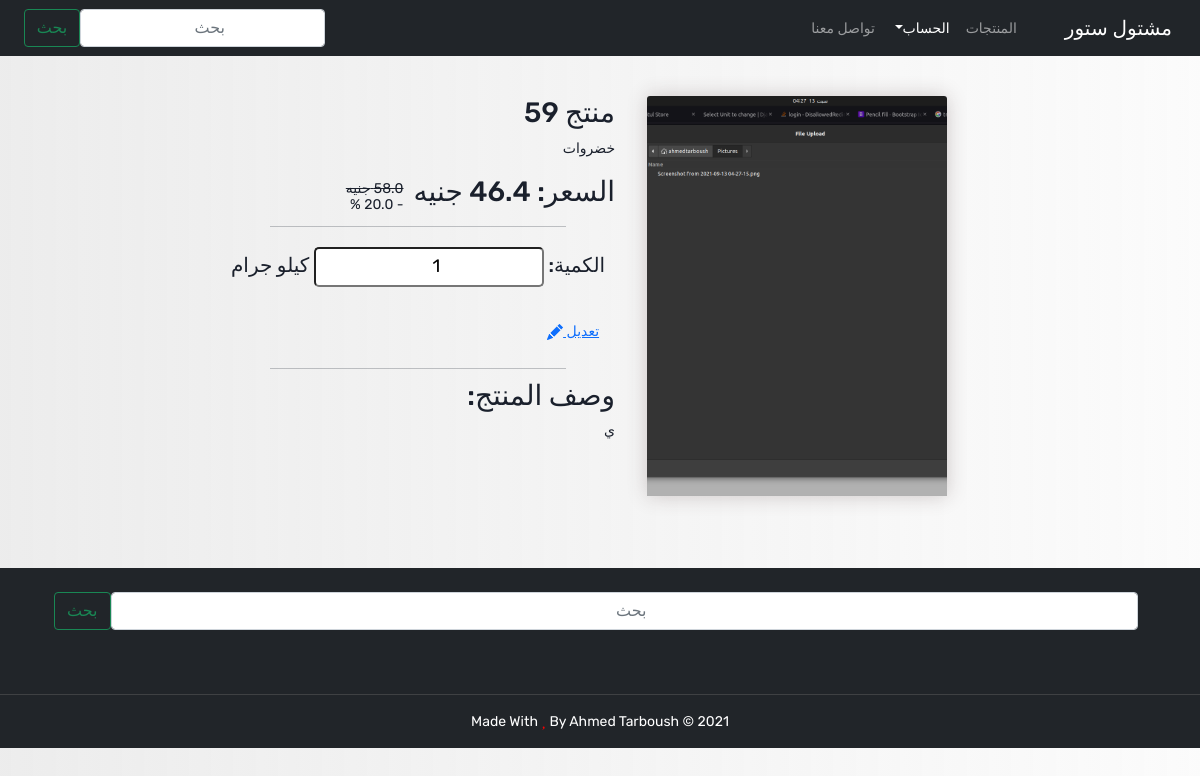
Screenshot of /products/product69 (signed in) with the database file from the repository.
### products/models.py (models this page shows, shortened)
class Product(models.Model):
    order_key = models.IntegerField(unique=True)
    name = models.CharField(max_length=100)
    description = models.TextField()
    price = models.FloatField(default=0)
    finalPrice = models.FloatField(default=0)
    sale = models.FloatField(default=0)
    quantity = models.FloatField(default=0)
    sold = models.FloatField(default=0)
    unit = models.ForeignKey("Unit", on_delete=models.CASCADE, related_name='unit',default=0)
    category = models.ForeignKey(Category, on_delete=models.CASCADE, related_name='category',default=0)
    rate = models.FloatField(default=0)
    raters = models.ManyToManyField(User, blank=True)
    publisher = models.ForeignKey(Profile, on_delete=models.CASCADE, related_name='publisher')
    publishedAt = models.DateField(default=timezone.now )
    image = models.ImageField(upload_to=uploadTo, default="/Products/default.jpg")
    isPremium = models.BooleanField(default=False)
    class Meta:
        verbose_name = ("Product")
        verbose_name_plural = ("Products")

class Category(models.Model):
    name = models.CharField(max_length=50)
    class Meta:
        verbose_name = ("Category")
        verbose_name_plural = ("Categories")
    def __str__(self):
        return self.name

class Unit(models.Model):
    name = models.CharField(max_length=50)
    class Meta:
        verbose_name = 'Unit'
        verbose_name_plural = 'Units'
    def __str__(self):
        return self.name

### products/views.py (the view)
# urls.py: path("products/product<int:productId>" , productDetails ,name="productDetails" ),
def productDetails(request,productId):
    if request.user.is_authenticated:
        currentUser = Profile.objects.get(user = request.user)
    else:
        if request.method == "POST":
            return redirect("UserProfile:signin")
        else:
            currentUser = None
    makeEvent(request)
    product = Product.objects.get(id=productId)
    comments = Comment.objects.filter(product=product)
    if product.sale:
        price = product.price * ( 100.0 - product.sale )
    else:
        price = 0
    available = product.quantity - product.sold
    if product.raters.count() != 0:
        rate = product.rate / product.raters.count()
    else:
        rate = 0
    context = {
        "product": product,
        "price": price,
        "available": available,
        "rate": rate,
        "currentUser": currentUser,
        "productDetail": True,
        "comments":comments
    }
    return render(request,"productDetails.html" , context)

### products/views.py (called while the page is built, shortened)
def makeEvent(request):
    if request.user.is_authenticated:
        user = User.objects.get(username=request.user)
        userProfile = Profile.objects.get(user=user)
    else:
        return redirect("UserProfile:signin")

### products/templates/productDetails.html (shortened to what this page needs)
{% extends "base.html" %} {% load static %} {% block content %}
<div class="container">
    <div style="background: url({{ product.image.url}});" class="productImage card-img-top"></div>
    <div class="content">
        <div class="col-md-4 showcase" style="width:100%">
            <div class="showcase-rt-top">
                <div class="pull-left shoe-name">
                    <h3>{{ product.name }}</h3>
                    <p>{{ product.category }}</p>
                    <div style="display: flex;">
                        <h3>السعر:
                            <span>{{ product.finalPrice }} جنيه</span>
                        </h3>
                        <div style="font-size: 11px;margin-right: 10px;margin-top: 3px;display:flex;flex-direction: column;">
                         {% if product.sale %}
                            <div style="font-size: 14px;">
                                <div><del>{{product.price}} جنيه</del></div>
                                <div style="display: flex;margin-top: -5px;">
                                <div>-&nbsp;</div>
                                <div>{{product.sale}} %</div>
                                </div>
                            </div>
                        {% endif %}
                        </div>
                    </div>
                </div>
            </div>
            {% if request.user.is_authenticated %}
            <hr class="featurette-divider">
            <form class="productDetails" id="frm{{product.id}}" method="POST" >
              <div class="shocase-rt-bot">
                  <div class="float-qty-chart" style="padding:10px;">
                      <h5><label for="quantity" class="control-label">الكمية: </label>
                          <input type="number" name="quantity" id="quantity" min="0" max="{{ available }}" step="1" value="1" style="
                          "> {{product.unit}}
                      </h5>
                  </div>
                  <div class="card-body ">
                {% if user != product.publisher.user %}
                    <button type="submit" onclick="clickedElement = 'buy';" id="buy" name="buy" href="# " class="frmBtn card-link ">شراء الأن</button>
                     |
                    <button type="submit" onclick="clickedElement = 'addToCart';" id="addToCart" name="addToCart" href="#" class="frmBtn card-link">
                        {% if product in currentUser.cart.all  %}
                        <svg xmlns="http://www.w3.org/2000/svg" width="20" height="20" fill="currentColor" class="bi bi-cart-x-fill" viewBox="0 0 16 16">
                            <path d="M.5 1a.5.5 0 0 0 0 1h1.11l.401 1.607 1.498 7.985A.5.5 0 0 0 4 12h1a2 2 0 1 0 0 4 2 2 0 0 0 0-4h7a2 2 0 1 0 0 4 2 2 0 0 0 0-4h1a.5.5 0 0 0 .491-.408l1.5-8A.5.5 0 0 0 14.5 3H2.89l-.405-1.621A.5.5 0 0 0 2 1H.5zM6 14a1 1 0 1 1-2 0 1 1 0 0 1 2 0zm7 0a1 1 0 1 1-2 0 1 1 0 0 1 2 0zM7.354 5.646 8.5 6.793l1.146-1.147a.5.5 0 0 1 .708.708L9.207 7.5l1.147 1.146a.5.5 0 0 1-.708.708L8.5 8.207 7.354 9.354a.5.5 0 1 1-.708-.708L7.793 7.5 6.646 6.354a.5.5 0 1 1 .708-.708z"/>
                        </svg>
                        {% else %}
                        <svg xmlns="http://www.w3.org/2000/svg" width="20" height="20" fill="currentColor" class="bi bi-cart-plus" viewBox="0 0 16 16">
                            <path d="M9 5.5a.5.5 0 0 0-1 0V7H6.5a.5.5 0 0 0 0 1H8v1.5a.5.5 0 0 0 1 0V8h1.5a.5.5 0 0 0 0-1H9V5.5z"/>
                            <path d="M.5 1a.5.5 0 0 0 0 1h1.11l.401 1.607 1.498 7.985A.5.5 0 0 0 4 12h1a2 2 0 1 0 0 4 2 2 0 0 0 0-4h7a2 2 0 1 0 0 4 2 2 0 0 0 0-4h1a.5.5 0 0 0 .491-.408l1.5-8A.5.5 0 0 0 14.5 3H2.89l-.405-1.621A.5.5 0 0 0 2 1H.5zm3.915 10L3.102 4h10.796l-1.313 7h-8.17zM6 14a1 1 0 1 1-2 0 1 1 0 0 1 2 0zm7 0a1 1 0 1 1-2 0 1 1 0 0 1 2 0z"/>
                        </svg>
                        {% endif %}
                    </button> |
                    <button type="submit" onclick="clickedElement = 'love';" id="love" name="love" href="#" class="love frmBtn card-link">
                    {% if product in currentUser.wishes.all %}
                        <svg xmlns="http://www.w3.org/2000/svg" width="20" height="20" fill="currentColor" class="bi bi-heart-fill" viewBox="0 0 16 16">
                            <path fill-rule="evenodd" d="M8 1.314C12.438-3.248 23.534 4.735 8 15-7.534 4.736 3.562-3.248 8 1.314z"></path>
                        </svg>
                    {% else %}
                        <svg xmlns="http://www.w3.org/2000/svg" width="20" height="20" fill="currentColor" class="bi bi-heart" viewBox="0 0 16 16">
                            <path d="m8 2.748-.717-.737C5.6.281 2.514.878 1.4 3.053c-.523 1.023-.641 2.5.314 4.385.92 1.815 2.834 3.989 6.286 6.357 3.452-2.368 5.365-4.542 6.286-6.357.955-1.886.838-3.362.314-4.385C13.486.878 10.4.28 8.717 2.01L8 2.748zM8 15C-7.333 4.868 3.279-3.04 7.824 1.143c.06.055.119.112.176.171a3.12 3.12 0 0 1 .176-.17C12.72-3.042 23.333 4.867 8 15z"></path>
                        </svg>
                    {% endif %}
                    </button>
                      </button>
                {% else %}
                    <a href="{% url 'Products:editProduct' product.id %}" class="frmBtn card-link ">
                        تعديل
                    </a>
                {% endif %}
                  </div>
              </div>
              </form>
            {% endif %}
            <hr class="featurette-divider">
            <div class="showcase-last ">
                <h3>وصف المنتج: </h3>
                <p dir="auto">
                    {{ product.description }}
                </p>
            </div>
        </div>
    </div>
</div>
{% endblock content %}

### static/style/style.css (style rules this page uses)
* { -webkit-font-smoothing: antialiased; -webkit-text-shadow: rgba(0, 0, 0, .01) 0 0 1px; text-shadow: rgba(0, 0, 0, .01) 0 0 1px }
body { font-family: 'Rubik', sans-serif; font-size: 14px; font-weight: 400; background: #fff; color: #000000; }
body { color: #1a202c; background: linear-gradient(to right, #cccccc5c, #e5e5e526); }
input { text-align: center; }
hr { width: 75%; margin: 10px auto; }
.frmBtn { margin-left: 0 !important; background: none; border: none; outline: none; color: #0d6efd }
.productImage { height: 260px; display: flex; justify-content: center; align-items: center; background-size: cover !important; background-position: center !important; }
.productImage::after { content: attr(data-auther); color: rgb(212, 212, 212); font-size: 35px; text-transform: capitalize; transform: rotate(25deg); text-align: center; }

### products/templates/productDetails.html (style rules this page uses)
input { border-radius: 5px; text-align: center; padding: 7px; font-size: 18px; width: 230px; }
.container { display: flex; flex-direction: row; flex-wrap: wrap; align-content: center; justify-content: center; align-items: flex-start; margin: 40px auto; padding: 0 25px; }
.productImage { height: 400px; width: 300px; margin: 0 32px 32px; box-shadow: 0px 0px 20px 0px #ccc6c6; }
.content { max-width: calc(1320px - 300px - 120px); }

### rows the page displays
Product: image (picture), name "منتج 59", category "خضروات", price "58.0", unit "كيلو جرام", description "ي"
